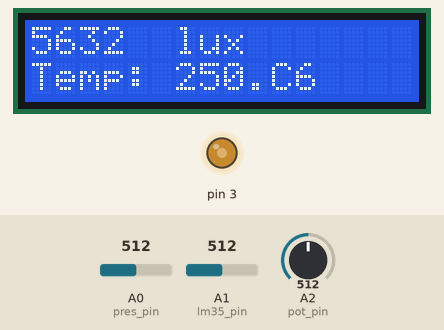
Bench run of a sketch on a simulated Arduino Uno, built with avr-gcc and run on an emulated ATmega328P. Shown: 16×2 character LCD, output pins drawn as LEDs (lit = HIGH). The test bench sets the inputs (shaded band); at power-on: A2 (pot_pin) = 512, A0 (pres_pin) = 512, A1 (lm35_pin) = 512.

Above: at 1.2 s.
1.3 s: A2 (pot_pin) set to 716
At 2.7 s:
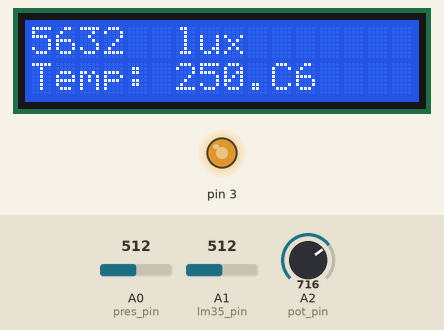
3.0 s: A2 (pot_pin) set to 900
At 3.8 s:
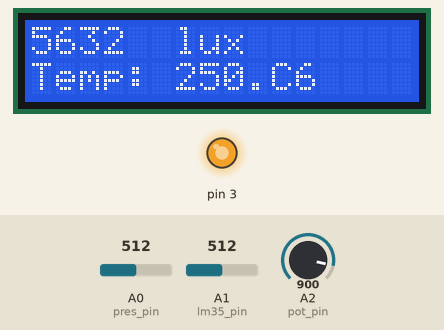
4.6 s: A0 (pres_pin) set to 716
At 5.2 s:
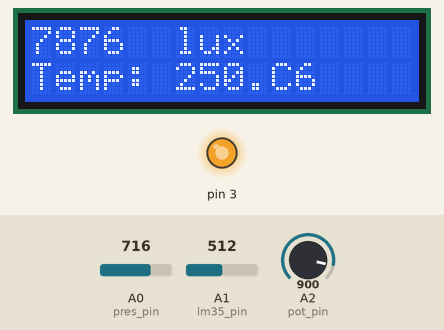
6.2 s: A1 (lm35_pin) set to 716
At 7.8 s:
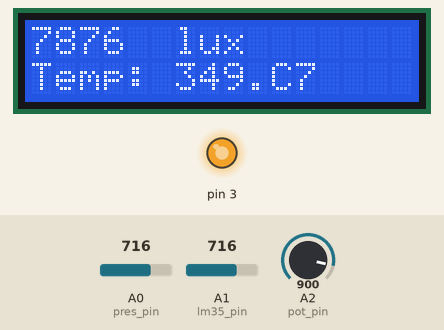
8.1 s: A2 (pot_pin) set to 122
At 9.2 s:
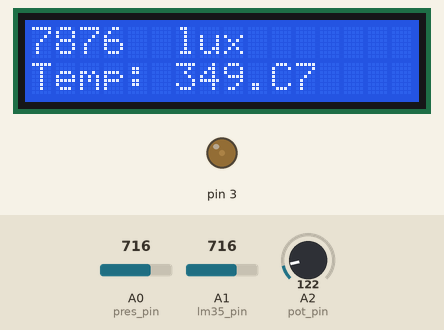
9.8 s: A2 (pot_pin) set to 0
At 10.4 s:
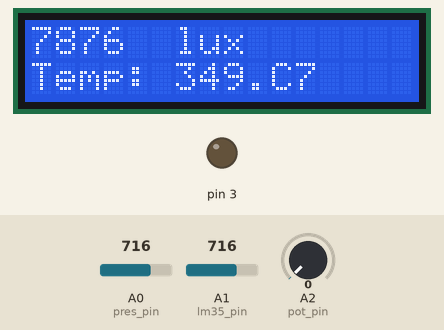
Timing chart, 0 to 12.3 s (numbered marks = the images above; inputs shaded):
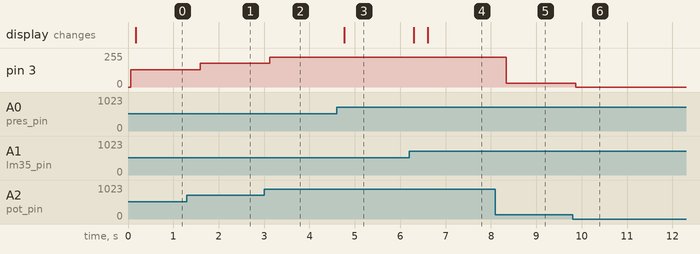

The sketch:

luxmeter_1.ino
```cpp
#include<LiquidCrystal.h>
int read1,read2,read3,read4,read5,read6,read7,read8,read9,read10;
int read1_1,read2_1,read3_1,read4_1,read5_1,read6_1,read7_1,read8_1,read9_1,read10_1;
int temp_read,pot_read,lux_print;
int lm35_pin = A1;
float pres_pin = A0;
int pot_pin = A2;
const int rs = 13, en = 12, d4 = 11, d5 = 10, d6 = 9, d7 = 8;
float ldrvoltage,rvoltage;
LiquidCrystal lcd(rs, en, d4, d5, d6, d7);

void setup() {
  pinMode(3,OUTPUT);
  lcd.begin(16,2);

}

void loop() {
 pot_read = analogRead(pot_pin);

 analogWrite(3,pot_read/4);


read1 = analogRead(A0);
read1_1 = analogRead(A1);
delay(10);
read2 = analogRead(A0);
read2_1 = analogRead(A1);
delay(10);
read3 = analogRead(A0);
read3_1= analogRead(A1);
delay(10);
read4 = analogRead(A0);
read4_1 = analogRead(A1);
delay(10);
read5 = analogRead(A0);
read5_1 = analogRead(A1);
delay(10);
read6 = analogRead(A0);
read6_1= analogRead(A1);
delay(10);
read7 = analogRead(A0);
read7_1 = analogRead(A1);
delay(10);
read8 = analogRead(A0);
read8_1 = analogRead(A1);
delay(10);
read9 = analogRead(A0);
read9_1 = analogRead(A1);
delay(10);
read10 = analogRead(A0);
read10_1 = analogRead(A1);
delay(10);

float lux_read = (( read1 + read2 + read3 + read4 + read5 + read6 + read7 + read8 + read9 + read10)/10.00);
float temp_read = (( read1_1 + read2_1 + read3_1 + read4_1 + read5_1 + read6_1 + read7_1 + read8_1 + read9_1 + read10_1)/10.00);
lux_print = lux_read*11.0;
float cel = temp_read * 0.4887855;
 lcd.setCursor(0,0);
 lcd.print(lux_print);
 lcd.print("  ");
 lcd.setCursor(6,0);
 lcd.print("lux");
 lcd.setCursor(0,1);
 lcd.print("Temp:");
 lcd.setCursor(6,1);
 lcd.print(cel);
 lcd.setCursor(10,1);
 lcd.print("C");
 delay(200);

}
```

Measured:
- after the input at 1.3 s, pin 3: 128/255 → 179/255 after 0.29 s
- after the input at 3.0 s, pin 3: 179/255 → 225/255 after 0.13 s
- after the input at 4.6 s, the display: changes after 0.16 s (image 3)
- after the input at 6.2 s, the display: first changes after 0.10 s (image 4 shows a later state)
- after the input at 8.1 s, pin 3: 225/255 → 30/255 after 0.23 s
- after the input at 9.8 s, pin 3: 30/255 → 0/255 after 0.07 s
